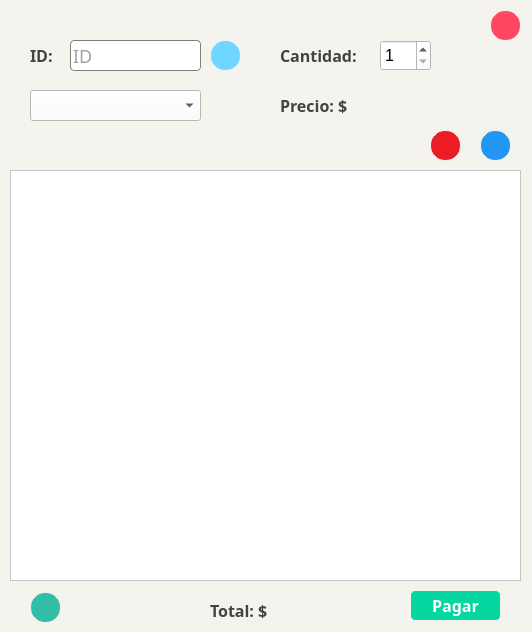
<?xml version="1.0" encoding="UTF-8"?>
<ui version="4.0">
 <class>MainWindow</class>
 <widget class="QMainWindow" name="MainWindow">
  <property name="geometry">
   <rect>
    <x>0</x>
    <y>0</y>
    <width>532</width>
    <height>632</height>
   </rect>
  </property>
  <property name="sizePolicy">
   <sizepolicy hsizetype="Preferred" vsizetype="Preferred">
    <horstretch>0</horstretch>
    <verstretch>0</verstretch>
   </sizepolicy>
  </property>
  <property name="minimumSize">
   <size>
    <width>532</width>
    <height>632</height>
   </size>
  </property>
  <property name="maximumSize">
   <size>
    <width>532</width>
    <height>632</height>
   </size>
  </property>
  <property name="windowTitle">
   <string>Punto de Venta</string>
  </property>
  <property name="styleSheet">
   <string notr="true">QWidget{
	background-color: #f4f3ee;
}

QLineEdit{
	font: 18px tw-cent-mt #434343;
	border:  0.5px solid gray;
	border-radius: 4px;
	background-color: white;
	color: #434343;
	
}

QLabel{
 	color: #434343;
	font: bold 16px tw-cent-mt  #434343;
}

QPushButton{
	font: bold 16px tw-cent-mt #434343;
	border:  0.5px solid #f4f3ee;
	border-radius: 5px;
	color:white;
}

QTextEdit{
	background-color: white;
}

QComboBox{
	background-color: white
}

QSpinBox{
		background-color: white
}</string>
  </property>
  <widget class="QWidget" name="centralwidget">
   <widget class="QLineEdit" name="txtID">
    <property name="geometry">
     <rect>
      <x>70</x>
      <y>40</y>
      <width>131</width>
      <height>31</height>
     </rect>
    </property>
    <property name="inputMethodHints">
     <set>Qt::ImhDigitsOnly</set>
    </property>
    <property name="text">
     <string/>
    </property>
    <property name="placeholderText">
     <string>ID</string>
    </property>
   </widget>
   <widget class="QLabel" name="label">
    <property name="geometry">
     <rect>
      <x>30</x>
      <y>40</y>
      <width>31</width>
      <height>31</height>
     </rect>
    </property>
    <property name="text">
     <string>ID:</string>
    </property>
   </widget>
   <widget class="QComboBox" name="cbNames">
    <property name="geometry">
     <rect>
      <x>30</x>
      <y>90</y>
      <width>171</width>
      <height>31</height>
     </rect>
    </property>
    <property name="font">
     <font>
      <pointsize>10</pointsize>
     </font>
    </property>
    <property name="currentIndex">
     <number>-1</number>
    </property>
   </widget>
   <widget class="QSpinBox" name="spCant">
    <property name="geometry">
     <rect>
      <x>380</x>
      <y>40</y>
      <width>51</width>
      <height>31</height>
     </rect>
    </property>
    <property name="font">
     <font>
      <pointsize>12</pointsize>
      <weight>50</weight>
      <bold>false</bold>
     </font>
    </property>
    <property name="minimum">
     <number>1</number>
    </property>
    <property name="maximum">
     <number>20</number>
    </property>
   </widget>
   <widget class="QLabel" name="label_2">
    <property name="geometry">
     <rect>
      <x>280</x>
      <y>40</y>
      <width>91</width>
      <height>31</height>
     </rect>
    </property>
    <property name="text">
     <string>Cantidad:</string>
    </property>
   </widget>
   <widget class="QPushButton" name="btnAdmin">
    <property name="geometry">
     <rect>
      <x>30</x>
      <y>592</y>
      <width>31</width>
      <height>31</height>
     </rect>
    </property>
    <property name="styleSheet">
     <string notr="true">background-color: #32bea6;
border-radius: 15px;</string>
    </property>
    <property name="icon">
     <iconset>
      <normaloff>../icons/settings.png</normaloff>../icons/settings.png</iconset>
    </property>
    <property name="iconSize">
     <size>
      <width>26</width>
      <height>26</height>
     </size>
    </property>
    <property name="shortcut">
     <string>Ctrl+T</string>
    </property>
   </widget>
   <widget class="QPushButton" name="btnPaid">
    <property name="geometry">
     <rect>
      <x>410</x>
      <y>590</y>
      <width>91</width>
      <height>31</height>
     </rect>
    </property>
    <property name="styleSheet">
     <string notr="true">background-color: #06d6a0;</string>
    </property>
    <property name="text">
     <string>Pagar</string>
    </property>
    <property name="shortcut">
     <string>Ctrl+P</string>
    </property>
   </widget>
   <widget class="QPushButton" name="btnOff">
    <property name="geometry">
     <rect>
      <x>490</x>
      <y>10</y>
      <width>31</width>
      <height>31</height>
     </rect>
    </property>
    <property name="font">
     <font>
      <family>tw-cent-mt #434343</family>
      <pointsize>-1</pointsize>
      <weight>75</weight>
      <italic>false</italic>
      <bold>true</bold>
     </font>
    </property>
    <property name="styleSheet">
     <string notr="true">background-color: #ff4764;
border-radius: 15px</string>
    </property>
    <property name="icon">
     <iconset>
      <normaloff>../icons/off.png</normaloff>../icons/off.png</iconset>
    </property>
    <property name="iconSize">
     <size>
      <width>25</width>
      <height>25</height>
     </size>
    </property>
    <property name="shortcut">
     <string>Esc</string>
    </property>
   </widget>
   <widget class="QLabel" name="label_6">
    <property name="geometry">
     <rect>
      <x>280</x>
      <y>95</y>
      <width>71</width>
      <height>21</height>
     </rect>
    </property>
    <property name="text">
     <string>Precio: $</string>
    </property>
   </widget>
   <widget class="QLabel" name="lbPrice">
    <property name="geometry">
     <rect>
      <x>360</x>
      <y>95</y>
      <width>101</width>
      <height>21</height>
     </rect>
    </property>
    <property name="text">
     <string/>
    </property>
    <property name="alignment">
     <set>Qt::AlignRight|Qt::AlignTrailing|Qt::AlignVCenter</set>
    </property>
   </widget>
   <widget class="QPushButton" name="btnSearch">
    <property name="geometry">
     <rect>
      <x>210</x>
      <y>40</y>
      <width>31</width>
      <height>31</height>
     </rect>
    </property>
    <property name="styleSheet">
     <string notr="true">background-color: #70d6ff;
border-radius: 15px</string>
    </property>
    <property name="icon">
     <iconset>
      <normaloff>../icons/search.png</normaloff>../icons/search.png</iconset>
    </property>
    <property name="shortcut">
     <string>Return</string>
    </property>
   </widget>
   <widget class="QTableView" name="table">
    <property name="geometry">
     <rect>
      <x>10</x>
      <y>170</y>
      <width>511</width>
      <height>411</height>
     </rect>
    </property>
    <property name="styleSheet">
     <string notr="true">background-color: white;</string>
    </property>
    <property name="selectionBehavior">
     <enum>QAbstractItemView::SelectRows</enum>
    </property>
    <property name="sortingEnabled">
     <bool>true</bool>
    </property>
   </widget>
   <widget class="QLabel" name="label_7">
    <property name="geometry">
     <rect>
      <x>210</x>
      <y>600</y>
      <width>71</width>
      <height>21</height>
     </rect>
    </property>
    <property name="text">
     <string>Total: $</string>
    </property>
   </widget>
   <widget class="QLabel" name="lbTotal">
    <property name="geometry">
     <rect>
      <x>290</x>
      <y>600</y>
      <width>101</width>
      <height>21</height>
     </rect>
    </property>
    <property name="text">
     <string/>
    </property>
    <property name="alignment">
     <set>Qt::AlignRight|Qt::AlignTrailing|Qt::AlignVCenter</set>
    </property>
   </widget>
   <widget class="QPushButton" name="btnAdd">
    <property name="geometry">
     <rect>
      <x>480</x>
      <y>130</y>
      <width>31</width>
      <height>31</height>
     </rect>
    </property>
    <property name="styleSheet">
     <string notr="true">background-color: #2196f3;
border-radius: 15px</string>
    </property>
    <property name="icon">
     <iconset>
      <normaloff>../icons/plus.png</normaloff>../icons/plus.png</iconset>
    </property>
    <property name="iconSize">
     <size>
      <width>28</width>
      <height>28</height>
     </size>
    </property>
    <property name="shortcut">
     <string>Ctrl+A</string>
    </property>
   </widget>
   <widget class="QPushButton" name="btnRem">
    <property name="geometry">
     <rect>
      <x>430</x>
      <y>130</y>
      <width>31</width>
      <height>31</height>
     </rect>
    </property>
    <property name="styleSheet">
     <string notr="true">background-color: #ec1c24;
border-radius: 15px</string>
    </property>
    <property name="icon">
     <iconset>
      <normaloff>../icons/remove.png</normaloff>../icons/remove.png</iconset>
    </property>
    <property name="iconSize">
     <size>
      <width>28</width>
      <height>28</height>
     </size>
    </property>
    <property name="shortcut">
     <string>Ctrl+R</string>
    </property>
   </widget>
  </widget>
 </widget>
 <resources/>
 <connections/>
</ui>
